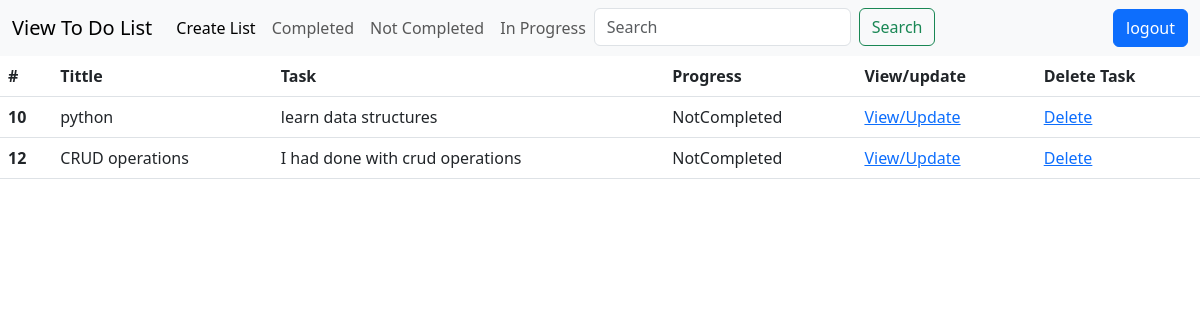
Screenshot of /InComplete (signed in) with the database file from the repository.
### authenticate/models.py (models this page shows, shortened)
class to_do_list(models.Model):
    compeltion=(('Completed','Completed'),
                ('NotCompleted','Not Completed'),
                ('InProgress','In Progress'),)
    user=models.ForeignKey(User,on_delete=models.CASCADE)
    Tittle=models.CharField(max_length=50)
    to_do_list=models.TextField(default='',verbose_name='Description')
    completed=models.CharField(max_length=50,choices=compeltion,default='c')

### authenticate/views.py (the view)
# urls.py: path('InComplete',views.InComplete,name='InComplete'),
@login_required(login_url='login_user')
def InComplete(request):
    form=to_do_list.objects.filter(user=request.user).filter(completed='NotCompleted')
    return render(request,'authenticate/home.html',{'form':form})

### authenticate/templates/authenticate/home.html (shortened to what this page needs)
{% extends "authenticate/basic.html" %}
{% load crispy_forms_tags %}
{% block content %}
<table class="table">
    <thead>
      <tr>
        <th scope="col">#</th>
        <th scope="col">Tittle</th>
        <th scope="col">Task</th>
        <th scope="col">Progress</th>
        <th scope="col">View/update</th>
        <th scope="col">Delete Task</th>
      </tr>
    </thead>
    <tbody>
        {% for value in form %}
      <tr>
        <th scope="row">{{value.id}}</th>
        <td>{{value.Tittle}}</td>
        <td>{{value.to_do_list}}</td>
        <td>{{value.completed}}</td>
        <td><a href="update/{{value.id}}">View/Update</a></td>
        <td><a href="delete/{{value.id}}">Delete</a></td>
      </tr>
      {% endfor %}
    </tbody>
  </table>
{% endblock %}

### rows the page displays
to_do_list: id "10", Tittle "python", to_do_list "learn data structures", completed "NotCompleted"
to_do_list: id "12", Tittle "CRUD operations", to_do_list "I had done with crud operations", completed "NotCompleted"
